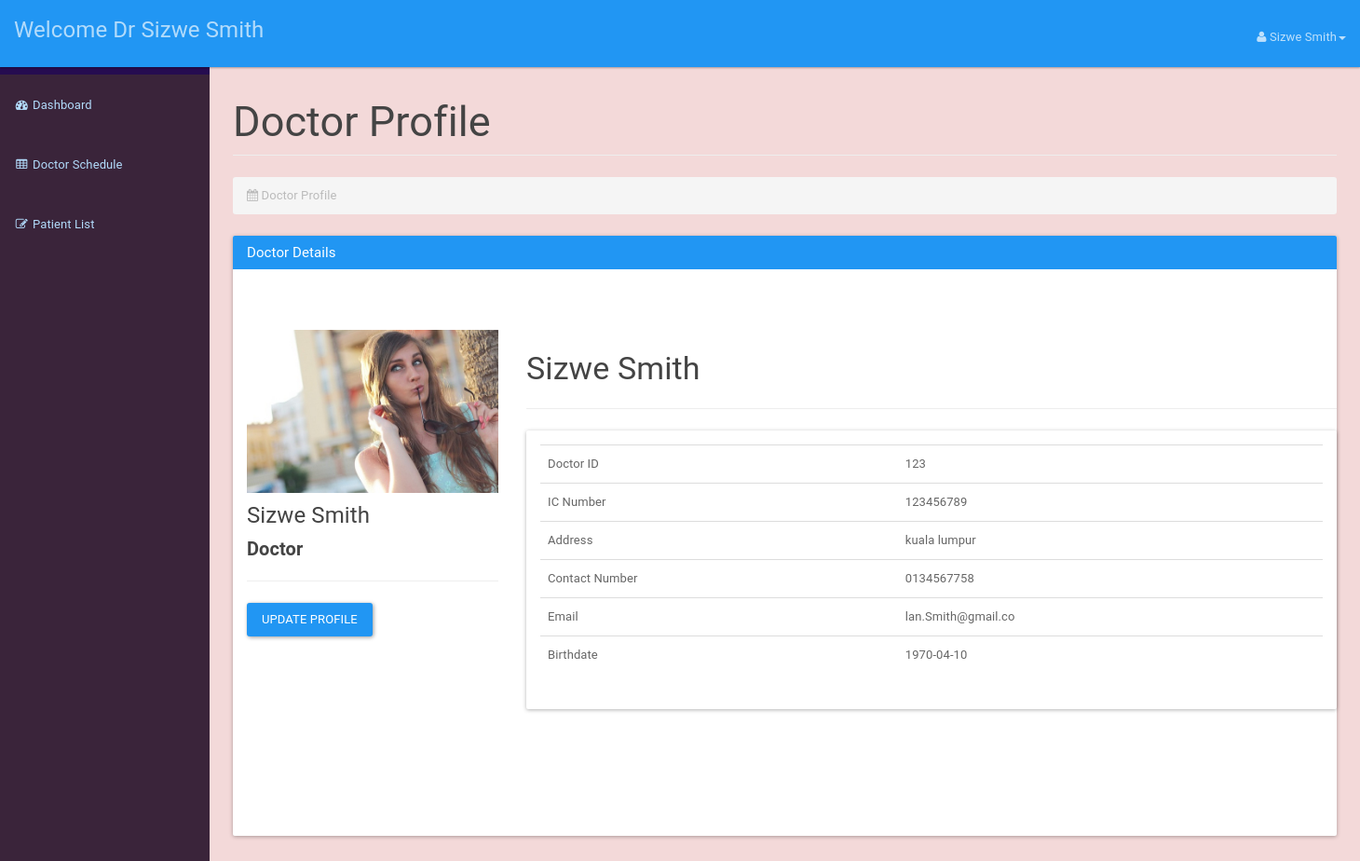
/doctor/doctorprofile.php (signed in), run on the app's committed database.
### tables this page shows
CREATE TABLE IF NOT EXISTS `doctor` (
  `icDoctor` bigint(12) NOT NULL,
  `password` varchar(20) NOT NULL,
  `doctorId` int(3) NOT NULL,
  `doctorFirstName` varchar(50) NOT NULL,
  `doctorLastName` varchar(50) NOT NULL,
  `doctorAddress` varchar(100) NOT NULL,
  `doctorPhone` varchar(15) NOT NULL,
  `doctorEmail` varchar(20) NOT NULL,
  `doctorDOB` date NOT NULL
);

### doctor/doctorprofile.php (the view, shortened to what this page needs)
<?php
include_once '../assets/conn/dbconnect.php';
$usersession = $_SESSION['doctorSession'];
$res=mysqli_query($con,"SELECT * FROM doctor WHERE doctorId=".$usersession);
$userRow=mysqli_fetch_array($res,MYSQLI_ASSOC);
?>
<!DOCTYPE html>
<html lang="en">
    <head>
        <link href="assets/css/material.css" rel="stylesheet">
        <link href="assets/css/sb-admin.css" rel="stylesheet">
        <link href="assets/css/time/bootstrap-clockpicker.css" rel="stylesheet">
        <link href="assets/css/style.css" rel="stylesheet">
        <link href="assets/font-awesome/css/font-awesome.css" rel="stylesheet">
    </head>
    <body>
        <div id="wrapper">
            <nav class="navbar navbar-inverse navbar-fixed-top" role="navigation">
                <div class="navbar-header">
                    <a class="navbar-brand" href="doctordashboard.php">Welcome Dr <?php echo $userRow['doctorFirstName'];?> <?php echo $userRow['doctorLastName'];?></a>
                </div>
                <ul class="nav navbar-right top-nav">
                    <li class="dropdown">
                        <a href="#" class="dropdown-toggle" data-toggle="dropdown"><i class="fa fa-user"></i> <?php echo $userRow['doctorFirstName']; ?> <?php echo $userRow['doctorLastName']; ?><b class="caret"></b></a>
                    </li>
                </ul>
                <div class="collapse navbar-collapse navbar-ex1-collapse">
                    <ul class="nav navbar-nav side-nav">
                         <li>
                            <a href="doctordashboard.php"><i class="fa fa-fw fa-dashboard"></i> Dashboard</a>
                        </li>
                        <li>
                            <a href="addschedule.php"><i class="fa fa-fw fa-table"></i> Doctor Schedule</a>
                        </li>
                        <li>
                            <a href="patientlist.php"><i class="fa fa-fw fa-edit"></i> Patient List</a>
                        </li>
                    </ul>
                </div>
            </nav>
            <div id="page-wrapper">
                <div class="container-fluid">
                    <div class="row">
                        <div class="col-lg-12">
                            <h2 class="page-header">
                            Doctor Profile
                            </h2>
                            <ol class="breadcrumb">
                                <li class="active">
                                    <i class="fa fa-calendar"></i> Doctor Profile
                                </li>
                            </ol>
                        </div>
                    </div>
                    <div class="panel panel-primary">
                        <div class="panel-heading">
                            <h3 class="panel-title">Doctor Details</h3>
                        </div>
                        <div class="panel-body">
                          <div class="container">
            <section style="padding-bottom: 50px; padding-top: 50px;">
                <div class="row">
                    <div class="row">
                        <div class="col-md-3 col-sm-3">
                            <div class="user-wrapper">
                                <img src="assets/img/1.jpg" class="img-responsive" />
                                <div class="description">
                                    <h4><?php echo $userRow['doctorFirstName']; ?> <?php echo $userRow['doctorLastName']; ?></h4>
                                    <h5> <strong> Doctor </strong></h5>
                                    <hr />
                                    <button type="button" class="btn btn-primary" data-toggle="modal" data-target="#myModal">Update Profile</button>
                                </div>
                            </div>
                        </div>
                        <div class="col-md-9 col-sm-9  user-wrapper">
                            <div class="description">
                                <h3> <?php echo $userRow['doctorFirstName']; ?> <?php echo $userRow['doctorLastName']; ?> </h3>
                                <hr />
                                <div class="panel panel-default">
                                    <div class="panel-body">
                                        <table class="table table-user-information" align="center">
                                            <tbody>
                                                <tr>
                                                    <td>Doctor ID</td>
                                                    <td><?php echo $userRow['doctorId']; ?></td>
                                                </tr>
                                                <tr>
                                                    <td>IC Number</td>
                                                    <td><?php echo $userRow['icDoctor']; ?></td>
                                                </tr>
                                                <tr>
                                                    <td>Address</td>
                                                    <td><?php echo $userRow['doctorAddress']; ?></td>
                                                </tr>
                                                <tr>
                                                    <td>Contact Number</td>
                                                    <td><?php echo $userRow['doctorPhone']; ?>
                                                    </td>
                                                </tr>
                                                <tr>
                                                    <td>Email</td>
                                                    <td><?php echo $userRow['doctorEmail']; ?>
                                                    </td>
                                                </tr>
                                                <tr>
                                                    <td>Birthdate</td>
                                                    <td><?php echo $userRow['doctorDOB']; ?>
                                                    </td>
                                                </tr>
                                            </tbody>
                                        </table>
                                    </div>
                                </div>
                            </div>
                        </div>
                    </div>
                    <div class="col-md-4">
                            <br /><br/>
                        </div>
                    </div>
                        </div>
                    </div>
                </div>
            </div>
    </body>
</html>

### doctor/assets/css/sb-admin.css (style rules this page uses)
body { margin-top: 100px; background-color: rgb(38, 12, 80); }
@media (min-width:768px) { body { margin-top: 50px; } }
#wrapper { padding-left: 0; }
#page-wrapper { min-height: 900px !important; width: 100%; padding: 0; background-color: rgb(243, 217, 217); }
@media (min-width:768px) { #wrapper { padding-left: 225px; } }
@media (min-width:768px) { #page-wrapper { padding: 10px; } }
.top-nav { padding: 0 15px; }
.top-nav>li { display: inline-block; float: left; }
.top-nav>li>a { padding-top: 17px; padding-bottom: 10px; line-height: 45px; color: rgba(255, 255, 255, 0.705); }
@media (min-width:768px) { .side-nav { position: fixed; top: 80px; left: 225px; width: 225px; margin-left: -225px; border: none; border-radius: 0; overflow-y: auto; background-color: rgb(58, 36, 58); bottom: 0; overflow-x: hidden; padding-bottom: 40px; } }
@media (min-width:768px) { .side-nav>li>a { width: 225px; } }

### data on the page
doctor: doctorFirstName "Sizwe", doctorLastName "Smith", doctorId "123", icDoctor "123456789", doctorAddress "kuala lumpur", doctorPhone "0134567758", doctorEmail "lan.Smith@gmail.co", doctorDOB "1970-04-10"
